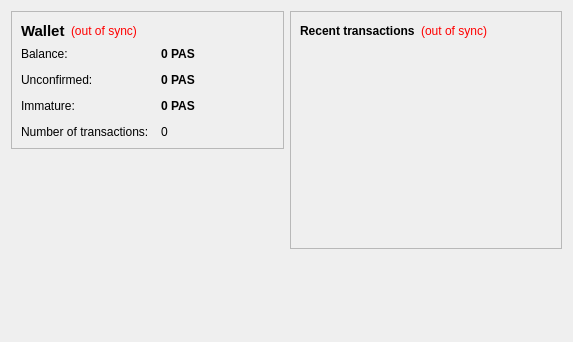
<?xml version="1.0" encoding="UTF-8"?>
<ui version="4.0">
 <class>OverviewPage</class>
 <widget class="QWidget" name="OverviewPage">
  <property name="geometry">
   <rect>
    <x>0</x>
    <y>0</y>
    <width>573</width>
    <height>342</height>
   </rect>
  </property>
  <property name="windowTitle">
   <string>Form</string>
  </property>
  <layout class="QHBoxLayout" name="horizontalLayout" stretch="1,1">
   <item>
    <layout class="QVBoxLayout" name="verticalLayout_2">
     <item>
      <widget class="QFrame" name="frame">
       <property name="frameShape">
        <enum>QFrame::StyledPanel</enum>
       </property>
       <property name="frameShadow">
        <enum>QFrame::Raised</enum>
       </property>
       <layout class="QVBoxLayout" name="verticalLayout_4">
        <item>
         <layout class="QHBoxLayout" name="horizontalLayout_4">
          <item>
           <widget class="QLabel" name="label_5">
            <property name="font">
             <font>
              <pointsize>11</pointsize>
              <weight>75</weight>
              <bold>true</bold>
             </font>
            </property>
            <property name="text">
             <string>Wallet</string>
            </property>
           </widget>
          </item>
          <item>
           <widget class="QLabel" name="labelWalletStatus">
            <property name="toolTip">
             <string>The displayed information may be out of date. Your wallet automatically synchronizes with the PastaCoin network after a connection is established, but this process has not completed yet.</string>
            </property>
            <property name="styleSheet">
             <string notr="true">QLabel { color: red; }</string>
            </property>
            <property name="text">
             <string notr="true">(out of sync)</string>
            </property>
            <property name="alignment">
             <set>Qt::AlignLeading|Qt::AlignLeft|Qt::AlignVCenter</set>
            </property>
           </widget>
          </item>
          <item>
           <spacer name="horizontalSpacer_2">
            <property name="orientation">
             <enum>Qt::Horizontal</enum>
            </property>
            <property name="sizeHint" stdset="0">
             <size>
              <width>40</width>
              <height>20</height>
             </size>
            </property>
           </spacer>
          </item>
         </layout>
        </item>
        <item>
         <layout class="QFormLayout" name="formLayout_2">
          <property name="fieldGrowthPolicy">
           <enum>QFormLayout::AllNonFixedFieldsGrow</enum>
          </property>
          <property name="horizontalSpacing">
           <number>12</number>
          </property>
          <property name="verticalSpacing">
           <number>12</number>
          </property>
          <item row="0" column="0">
           <widget class="QLabel" name="label">
            <property name="text">
             <string>Balance:</string>
            </property>
           </widget>
          </item>
          <item row="0" column="1">
           <widget class="QLabel" name="labelBalance">
            <property name="font">
             <font>
              <weight>75</weight>
              <bold>true</bold>
             </font>
            </property>
            <property name="cursor">
             <cursorShape>IBeamCursor</cursorShape>
            </property>
            <property name="toolTip">
             <string>Your current balance</string>
            </property>
            <property name="text">
             <string notr="true">0 PAS</string>
            </property>
            <property name="textInteractionFlags">
             <set>Qt::LinksAccessibleByMouse|Qt::TextSelectableByKeyboard|Qt::TextSelectableByMouse</set>
            </property>
           </widget>
          </item>
          <item row="1" column="0">
           <widget class="QLabel" name="label_3">
            <property name="text">
             <string>Unconfirmed:</string>
            </property>
           </widget>
          </item>
          <item row="1" column="1">
           <widget class="QLabel" name="labelUnconfirmed">
            <property name="font">
             <font>
              <weight>75</weight>
              <bold>true</bold>
             </font>
            </property>
            <property name="cursor">
             <cursorShape>IBeamCursor</cursorShape>
            </property>
            <property name="toolTip">
             <string>Total of transactions that have yet to be confirmed, and do not yet count toward the current balance</string>
            </property>
            <property name="text">
             <string notr="true">0 PAS</string>
            </property>
            <property name="textInteractionFlags">
             <set>Qt::LinksAccessibleByMouse|Qt::TextSelectableByKeyboard|Qt::TextSelectableByMouse</set>
            </property>
           </widget>
          </item>
          <item row="3" column="0">
           <widget class="QLabel" name="label_2">
            <property name="text">
             <string>Number of transactions:</string>
            </property>
           </widget>
          </item>
          <item row="3" column="1">
           <widget class="QLabel" name="labelNumTransactions">
            <property name="toolTip">
             <string>Total number of transactions in wallet</string>
            </property>
            <property name="text">
             <string notr="true">0</string>
            </property>
           </widget>
          </item>
          <item row="2" column="0">
           <widget class="QLabel" name="labelImmatureText">
            <property name="text">
             <string>Immature:</string>
            </property>
           </widget>
          </item>
          <item row="2" column="1">
           <widget class="QLabel" name="labelImmature">
            <property name="font">
             <font>
              <weight>75</weight>
              <bold>true</bold>
             </font>
            </property>
            <property name="toolTip">
             <string>Mined balance that has not yet matured</string>
            </property>
            <property name="text">
             <string notr="true">0 PAS</string>
            </property>
            <property name="textInteractionFlags">
             <set>Qt::LinksAccessibleByMouse|Qt::TextSelectableByKeyboard|Qt::TextSelectableByMouse</set>
            </property>
           </widget>
          </item>
         </layout>
        </item>
       </layout>
      </widget>
     </item>
     <item>
      <spacer name="verticalSpacer">
       <property name="orientation">
        <enum>Qt::Vertical</enum>
       </property>
       <property name="sizeHint" stdset="0">
        <size>
         <width>20</width>
         <height>40</height>
        </size>
       </property>
      </spacer>
     </item>
    </layout>
   </item>
   <item>
    <layout class="QVBoxLayout" name="verticalLayout_3">
     <item>
      <widget class="QFrame" name="frame_2">
       <property name="frameShape">
        <enum>QFrame::StyledPanel</enum>
       </property>
       <property name="frameShadow">
        <enum>QFrame::Raised</enum>
       </property>
       <layout class="QVBoxLayout" name="verticalLayout">
        <item>
         <layout class="QHBoxLayout" name="horizontalLayout_2">
          <item>
           <widget class="QLabel" name="label_4">
            <property name="text">
             <string>&lt;b&gt;Recent transactions&lt;/b&gt;</string>
            </property>
           </widget>
          </item>
          <item>
           <widget class="QLabel" name="labelTransactionsStatus">
            <property name="toolTip">
             <string>The displayed information may be out of date. Your wallet automatically synchronizes with the PastaCoin network after a connection is established, but this process has not completed yet.</string>
            </property>
            <property name="styleSheet">
             <string notr="true">QLabel { color: red; }</string>
            </property>
            <property name="text">
             <string notr="true">(out of sync)</string>
            </property>
            <property name="alignment">
             <set>Qt::AlignRight|Qt::AlignTrailing|Qt::AlignVCenter</set>
            </property>
           </widget>
          </item>
          <item>
           <spacer name="horizontalSpacer">
            <property name="orientation">
             <enum>Qt::Horizontal</enum>
            </property>
            <property name="sizeHint" stdset="0">
             <size>
              <width>40</width>
              <height>20</height>
             </size>
            </property>
           </spacer>
          </item>
         </layout>
        </item>
        <item>
         <widget class="QListView" name="listTransactions">
          <property name="styleSheet">
           <string notr="true">QListView { background: transparent; }</string>
          </property>
          <property name="frameShape">
           <enum>QFrame::NoFrame</enum>
          </property>
          <property name="verticalScrollBarPolicy">
           <enum>Qt::ScrollBarAlwaysOff</enum>
          </property>
          <property name="horizontalScrollBarPolicy">
           <enum>Qt::ScrollBarAlwaysOff</enum>
          </property>
          <property name="selectionMode">
           <enum>QAbstractItemView::NoSelection</enum>
          </property>
         </widget>
        </item>
       </layout>
      </widget>
     </item>
     <item>
      <spacer name="verticalSpacer_2">
       <property name="orientation">
        <enum>Qt::Vertical</enum>
       </property>
       <property name="sizeHint" stdset="0">
        <size>
         <width>20</width>
         <height>40</height>
        </size>
       </property>
      </spacer>
     </item>
    </layout>
   </item>
  </layout>
 </widget>
 <resources/>
 <connections/>
</ui>
